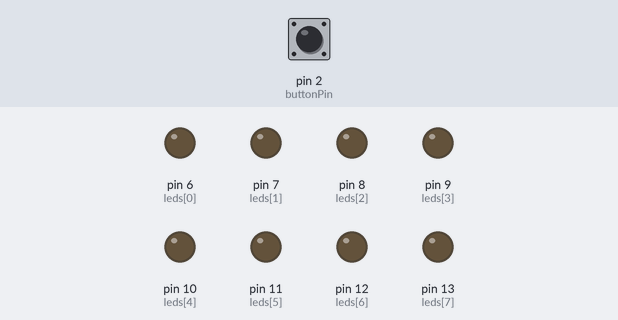
Simulated run of this sketch. Board: Arduino Uno, built with avr-gcc and run on an emulated ATmega328P. Shown: output pins drawn as LEDs (lit = HIGH). Dashed ring = blinking. The test bench sets the inputs (shaded band); at power-on: pin 2 (buttonPin) HIGH.

Above: at 1.2 s.
1.3 s: pin 2 (buttonPin) pulled LOW for 0.15 s
At 1.75 s:
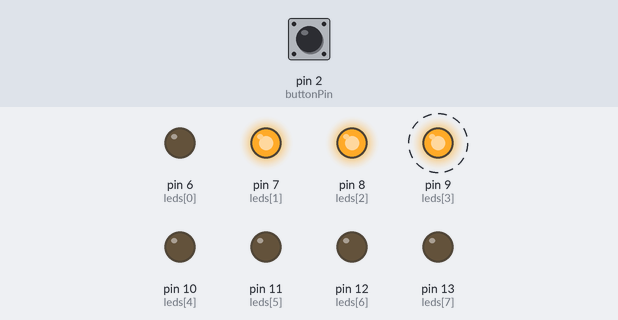
At 2.15 s:
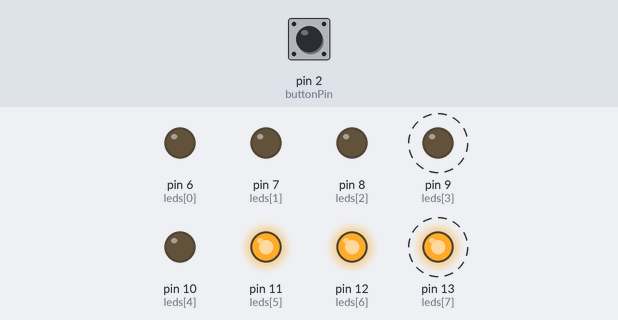
Timing chart, 0 to 10.3 s (numbered marks = the images above; inputs shaded):
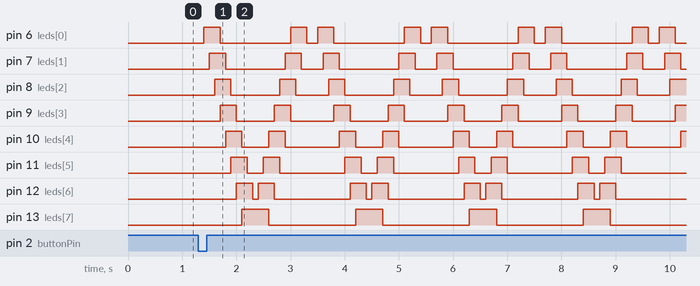

Measured:
- after the input at 1.3 s, pin 6 (leds[0]): LOW → HIGH after 0.10 s, then repeats every 2.1 s: LOW 1.3 s, HIGH 0.30 s, LOW 0.20 s, HIGH 0.30 s; pin 7 (leds[1]): LOW → HIGH after 0.20 s, then repeats every 2.1 s: LOW 1.1 s, HIGH 0.30 s, LOW 0.40 s, HIGH 0.30 s

The sketch:

Larson_bes.ino
```cpp
/*  Glen Larsen "scanner" effect
 *  Based on a number of sources on the internet, none
 *  of which provided the exact function I was looking
 *  for.
 *
 *  It is broken and needs a little work. Perhaps using the
 *  interrupt button to toggle states?
 *
 *  Supposedly I should be avoiding delay and using millis.
 *  The real solution would be to go through some tutorials
 *  so I know what I'm doing. I suspect I'm conceptualizing
 *  this incorrectly.
 *
 *  2018-11-18
 *  Scott Murphy
 */

const int buttonPin = 2;
int cState = HIGH;
int pState = HIGH;
int enabled = 0;

int leds[] = {6, 7, 8, 9, 10, 11, 12, 13};
#define NUMBER_OF_LEDS (sizeof(leds)/sizeof(int))

boolean larson[][NUMBER_OF_LEDS] = {
{ HIGH, LOW,  LOW,  LOW,  LOW,  LOW,  LOW,  LOW},
{ HIGH, HIGH, LOW,  LOW,  LOW,  LOW,  LOW,  LOW},
{ HIGH, HIGH, HIGH, LOW,  LOW,  LOW,  LOW,  LOW},
{ LOW,  HIGH, HIGH, HIGH, LOW,  LOW,  LOW,  LOW},
{ LOW,  LOW,  HIGH, HIGH, HIGH, LOW,  LOW,  LOW},
{ LOW,  LOW,  LOW,  HIGH, HIGH, HIGH, LOW,  LOW},
{ LOW,  LOW,  LOW,  LOW,  HIGH, HIGH, HIGH, LOW},
{ LOW,  LOW,  LOW,  LOW,  LOW,  HIGH, HIGH, HIGH},
{ LOW,  LOW,  LOW,  LOW,  LOW,  LOW,  HIGH, HIGH},
{ LOW,  LOW,  LOW,  LOW,  LOW,  LOW,  LOW,  HIGH},
{ LOW,  LOW,  LOW,  LOW,  LOW,  LOW,  HIGH, HIGH},
{ LOW,  LOW,  LOW,  LOW,  LOW,  HIGH, HIGH, HIGH},
{ LOW,  LOW,  LOW,  LOW,  HIGH, HIGH, HIGH, LOW},
{ LOW,  LOW,  LOW,  HIGH, HIGH, HIGH, LOW,  LOW},
{ LOW,  LOW,  HIGH, HIGH, HIGH, LOW,  LOW,  LOW},
{ LOW,  HIGH, HIGH, HIGH, LOW,  LOW,  LOW,  LOW},
{ HIGH, HIGH, HIGH, LOW,  LOW,  LOW,  LOW,  LOW},
{ HIGH, HIGH, LOW,  LOW,  LOW,  LOW,  LOW,  LOW},
{ HIGH, LOW,  LOW,  LOW,  LOW,  LOW,  LOW,  LOW},
{ LOW,  LOW,  LOW,  LOW,  LOW,  LOW,  LOW,  LOW},
};

#define FRAMES (sizeof(larson)/(sizeof(larson[0])))

void setup() {
  pinMode(buttonPin, INPUT);
  for (int led=0; led<NUMBER_OF_LEDS; led++) {
    pinMode(leds[led], OUTPUT);
  }
}

void loop(){
  cState = digitalRead(buttonPin);
  if (cState != pState) {
    if ((cState == LOW) && (enabled == 1)){
      enabled = 0;
    } else {
      enabled = 1;
    }
  }
  delay(100);
  pState = cState;
  if (enabled == 1){
    for (int frame=0; frame<FRAMES; frame++) {
      for (int led=0; led<NUMBER_OF_LEDS; led++) {
        digitalWrite(leds[led], larson[frame][led]);
      }
      delay(100);
    }
  }
}
```
